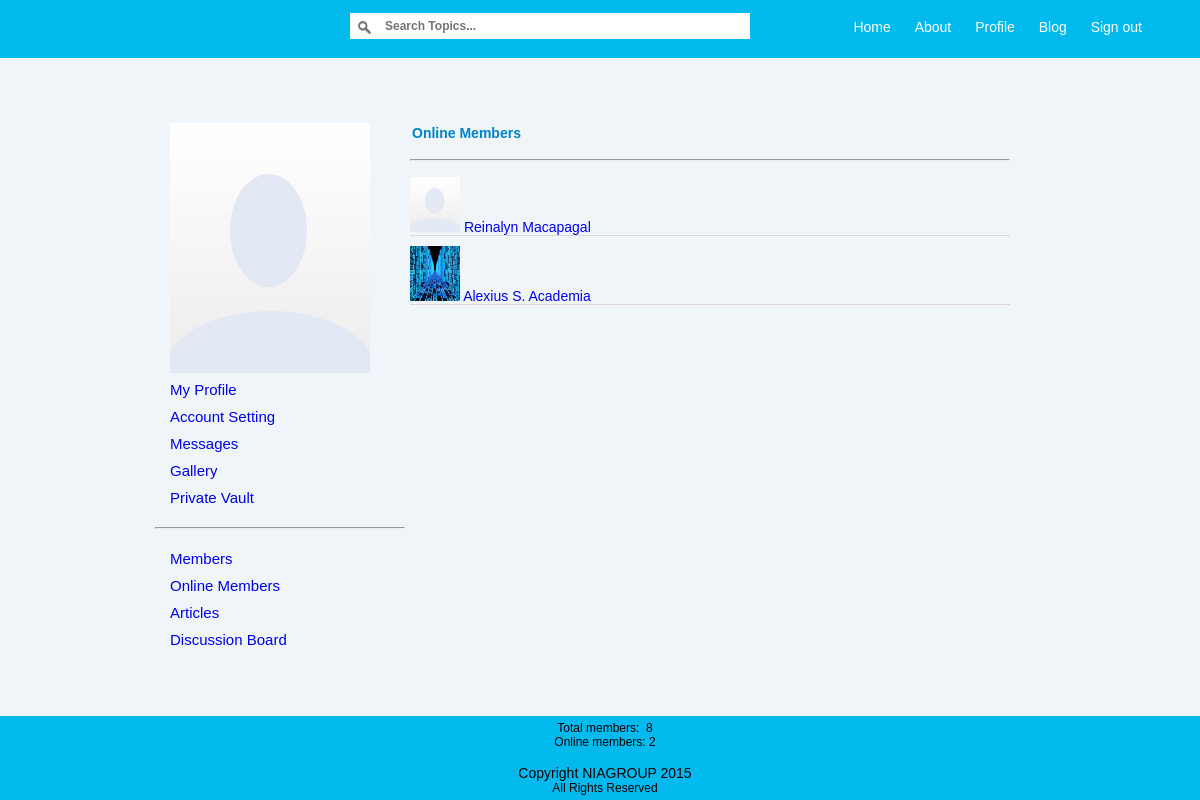
Page /online_members.php (signed in) on the committed database.
### tables this page shows
CREATE TABLE IF NOT EXISTS `users_log` (
  `log_id` bigint(20) NOT NULL AUTO_INCREMENT,
  `session_id` varchar(255) NOT NULL,
  `username` varchar(255) NOT NULL,
  `last_active` timestamp NOT NULL,
  `status` tinyint(1) NOT NULL DEFAULT '1',
  PRIMARY KEY (`log_id`)
);

### online_members.php (the view, shortened to what this page needs)
<?php
	include( 'inc/header.inc.php' );
	if(!isset($_SESSION['uname_log'])){
		header("location: index.php");
	}else{
		?>
		<div style="width: 900px; margin: 0px auto 0px auto;">
			<div class="homeNav">
				<?php include( 'inc/main_left_nav.php' ); ?>
			</div>
			<div class="homeMainContent">
				<h3>Online Members</h3><br>
				<hr>
				<br>
				<?php
					$sql = "SELECT * FROM users_log WHERE status='1'";
					if(!$result = $mysqli->query($sql)){
						echo "Problem in query.\n";
						exit();
					}else{
						if($result->num_rows > 0){
							while($row = $result->fetch_assoc()){
								$username = $row['username'];
								$user_id = getUserId($username);
								echo 	"<div id='members'>
											<a href='". $username ."'>
												". getAvatar($user_id) . getName($user_id) . "
											</a>
										</div>";
							}
						}else{
							echo "No members yet.\n";
						}
					}
				?>
			</div>
		</div>
		<?php
	}
	include( 'inc/footer.inc.php' );
?>

### inc/func.php (shortened to what this page needs)
<?php
	function onlineMembersCount(){
		include( 'connect.inc.php' );
		$sql = "SELECT * FROM users_log WHERE status='1'";
		if($result = $mysqli->query($sql)){
			$row_count = mysqli_num_rows($result);
			echo "Online members: " . $row_count ;
		}else{
			echo $mysqli->error;
		}
	}
	function getTotalMembers(){
		include( 'connect.inc.php' );
		$err_msg = "";
		$sql_users = "SELECT * FROM users";
		if($result_users = $mysqli->query($sql_users)){
			$total = $result_users->num_rows;
			$err_msg = $total;
		}else{
			$err_msg = $mysqli->error;
		}
		echo $err_msg;
	}
					?>
					<?php
	function getAvatar($user_id){
		include( 'connect.inc.php' );
		$avatar = implode(mysqli_fetch_assoc($mysqli->query( "SELECT avatar FROM users WHERE id='$user_id'" )));
		echo '<img src="'. $avatar .'" width="50" height="55"/>';
	}
	function getName($user_id){
		include( 'connect.inc.php' );
		$fname = implode(mysqli_fetch_assoc($mysqli->query( "SELECT first_name FROM users WHERE id='$user_id'" )));
		$lname = implode(mysqli_fetch_assoc($mysqli->query( "SELECT last_name FROM users WHERE id='$user_id'" )));
		$username = implode(mysqli_fetch_assoc($mysqli->query( "SELECT username FROM users WHERE id='$user_id'" )));
		echo '<a href="'. $username .'" >'. $fname . " " . $lname .'</a>';
	}
					?>

### css/style.css (style rules this page uses)
* { font-family: Arial, Helvetica, Sans-serif; margin: 0px; padding: 0px; font-size: 14px; background-color: #eff5f9; text-decoration: none; }
.homeNav { width: 250px; padding-right: 5px; padding-top: 5px; padding-bottom: 5px; padding-left: 5px; float: left; margin-top: 60px; margin-bottom: 100px; }
.homeMainContent { width: 600px; padding-right: 0px; padding-top: 5px; padding-bottom: 5px; padding-left: 0px; float: left; margin-top: 60px; margin-bottom: 100px; }
h3 { font-family: Arial, Helvetica, Sans-serif; font-size: 14px; padding: 2px; color: #0084c6; }
#members { border-top: 1px solid #DFD7D7; padding: 5px; }

### rows in the picture
users_log: shows a picture, fname "Reinalyn", lname "Macapagal"
users_log: shows a picture, fname "Alexius S.", lname "Academia"

### other values in the picture
$err_msg "8"
$row_count "2"
